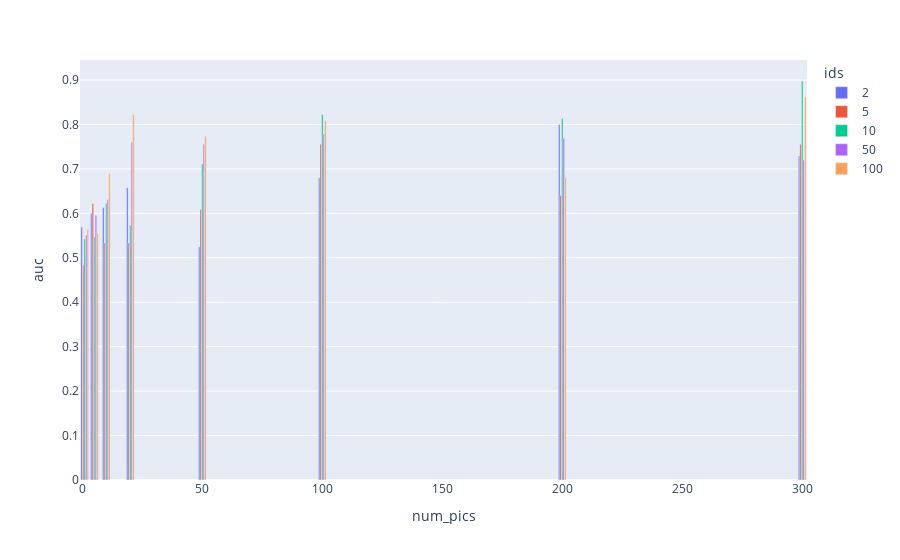

Here is the notebook cell this chart was saved with:
### Code cell
auc_df['ids'] = auc_df['ids'].astype(str)
fig = px.bar(auc_df, x='num_pics', y='auc', color = 'ids', barmode='group')
fig.show()

### Figure 1 — Plotly figure (JSON) as saved in the notebook; plotly's stock layout.template omitted (floating-point values rounded to 4 significant figures)
{"data": [{"alignmentgroup": "True", "hovertemplate": "ids=2<br>num_pics=%{x}<br>auc=%{y}<extra></extra>", "legendgroup": "2", "marker": {"color": "#636efa"}, "name": "2", "offsetgroup": "2", "orientation": "v", "showlegend": true, "textposition": "auto", "type": "bar", "x": [1, 5, 10, 20, 50, 100, 200, 300], "xaxis": "x", "y": [0.5689, 0.6, 0.6133, 0.6578, 0.5244, 0.68, 0.8, 0.7289], "yaxis": "y"}, {"alignmentgroup": "True", "hovertemplate": "ids=5<br>num_pics=%{x}<br>auc=%{y}<extra></extra>", "legendgroup": "5", "marker": {"color": "#EF553B"}, "name": "5", "offsetgroup": "5", "orientation": "v", "showlegend": true, "textposition": "auto", "type": "bar", "x": [1, 5, 10, 20, 50, 100, 200, 300], "xaxis": "x", "y": [0.4844, 0.6222, 0.5333, 0.5333, 0.6089, 0.7556, 0.64, 0.7556], "yaxis": "y"}, {"alignmentgroup": "True", "hovertemplate": "ids=10<br>num_pics=%{x}<br>auc=%{y}<extra></extra>", "legendgroup": "10", "marker": {"color": "#00cc96"}, "name": "10", "offsetgroup": "10", "orientation": "v", "showlegend": true, "textposition": "auto", "type": "bar", "x": [1, 5, 10, 20, 50, 100, 200, 300], "xaxis": "x", "y": [0.5422, 0.5467, 0.6222, 0.5733, 0.7111, 0.8222, 0.8133, 0.8978], "yaxis": "y"}, {"alignmentgroup": "True", "hovertemplate": "ids=50<br>num_pics=%{x}<br>auc=%{y}<extra></extra>", "legendgroup": "50", "marker": {"color": "#ab63fa"}, "name": "50", "offsetgroup": "50", "orientation": "v", "showlegend": true, "textposition": "auto", "type": "bar", "x": [1, 5, 10, 20, 50, 100, 200, 300], "xaxis": "x", "y": [0.5511, 0.5956, 0.6311, 0.76, 0.7556, 0.7778, 0.7689, 0.72], "yaxis": "y"}, {"alignmentgroup": "True", "hovertemplate": "ids=100<br>num_pics=%{x}<br>auc=%{y}<extra></extra>", "legendgroup": "100", "marker": {"color": "#FFA15A"}, "name": "100", "offsetgroup": "100", "orientation": "v", "showlegend": true, "textposition": "auto", "type": "bar", "x": [1, 5, 10, 20, 50, 100, 200, 300], "xaxis": "x", "y": [0.5644, 0.5556, 0.6889, 0.8222, 0.7733, 0.8089, 0.68, 0.8622], "yaxis": "y"}], "layout": {"barmode": "group", "legend": {"title": {"text": "ids"}, "tracegroupgap": 0}, "margin": {"t": 60}, "xaxis": {"anchor": "y", "domain": [0, 1], "title": {"text": "num_pics"}}, "yaxis": {"anchor": "x", "domain": [0, 1], "title": {"text": "auc"}}}}
